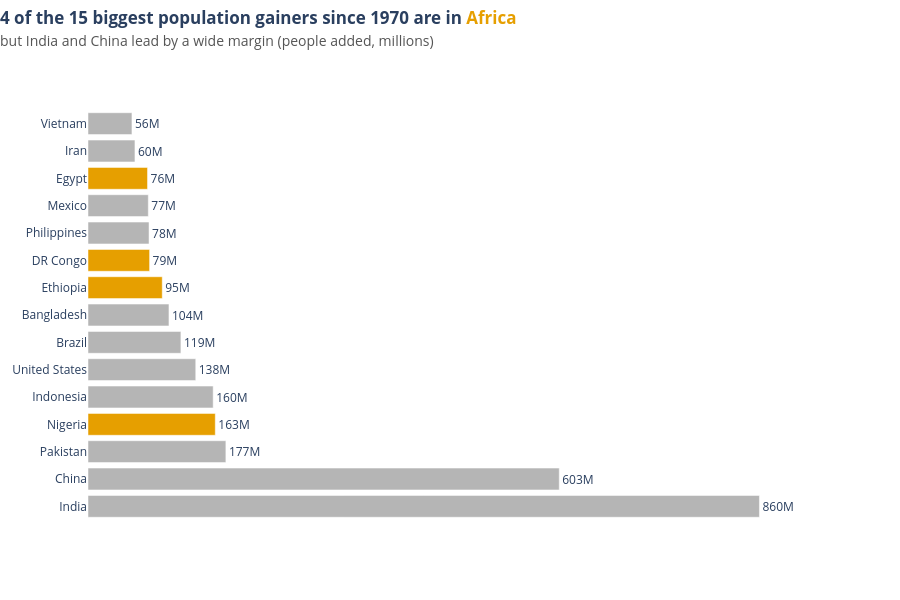

Source (notebook cell):
### Markdown cell above
**Chart choice & justification:** *Which chart did you choose, and why? Justify design choices.

*YOUR ANSWER HERE*

### Code cell
# Q2
# YOUR CODE HERE
# Q2 — sorted bar chart: top-15 population gains 1970 → 2022
d = df_long.assign(Added=(df['2022 Population'] - df['1970 Population']) / 1e6)
top15 = d.nlargest(15, 'Added').sort_values('Added')               # ascending → largest bar on top
top15['Group'] = np.where(top15['Continent'] == 'Africa', 'Africa', 'Other continents')
n_africa = int((top15['Continent'] == 'Africa').sum())

fig = px.bar(top15, x='Added', y='Country', orientation='h', color='Group', text='Added',
             color_discrete_map={'Africa': ACCENT, 'Other continents': GREY},
             category_orders={'Country': top15['Country'].tolist()}, template='plotly_white')
fig.update_traces(texttemplate='%{x:,.0f}M', textposition='outside', cliponaxis=False)
fig.update_layout(title=insight_title(f"{n_africa} of the 15 biggest population gainers since 1970 are in "
                                      f"<span style='color:{ACCENT}'>Africa</span>",
                                      "but India and China lead by a wide margin (people added, millions)"),
                  showlegend=False, yaxis_title=None, height=600, margin=dict(t=110, r=60))
fig.update_xaxes(visible=False, range=[0, top15['Added'].max() * 1.12])
fig.update_yaxes(showgrid=False)
fig.show()

### Figure 1 — Plotly figure (JSON) as saved in the notebook; plotly's stock layout.template omitted (floating-point values rounded to 4 significant figures)
{"data": [{"cliponaxis": false, "hovertemplate": "Group=Other continents<br>Added=%{text}<br>Country=%{y}<extra></extra>", "legendgroup": "Other continents", "marker": {"color": "#B5B5B5", "pattern": {"shape": ""}}, "name": "Other continents", "orientation": "h", "showlegend": true, "text": [56.26, 60.1, 77.21, 78.12, 103.6, 118.9, 138.0, 160.3, 176.5, 603.4, 859.7], "textposition": "outside", "texttemplate": "%{x:,.0f}M", "type": "bar", "x": [56.26, 60.1, 77.21, 78.12, 103.6, 118.9, 138.0, 160.3, 176.5, 603.4, 859.7], "xaxis": "x", "y": ["Vietnam", "Iran", "Mexico", "Philippines", "Bangladesh", "Brazil", "United States", "Indonesia", "Pakistan", "China", "India"], "yaxis": "y"}, {"cliponaxis": false, "hovertemplate": "Group=Africa<br>Added=%{text}<br>Country=%{y}<extra></extra>", "legendgroup": "Africa", "marker": {"color": "#E69F00", "pattern": {"shape": ""}}, "name": "Africa", "orientation": "h", "showlegend": true, "text": [76.21, 78.86, 95.07, 163.0], "textposition": "outside", "texttemplate": "%{x:,.0f}M", "type": "bar", "x": [76.21, 78.86, 95.07, 163.0], "xaxis": "x", "y": ["Egypt", "DR Congo", "Ethiopia", "Nigeria"], "yaxis": "y"}], "layout": {"barmode": "relative", "height": 600, "legend": {"title": {"text": "Group"}, "tracegroupgap": 0}, "margin": {"r": 60, "t": 110}, "showlegend": false, "title": {"text": "<b>4 of the 15 biggest population gainers since 1970 are in <span style='color:#E69F00'>Africa</span></b><br><span style='font-size:14px;color:#555'>but India and China lead by a wide margin (people added, millions)</span>", "x": 0, "xanchor": "left", "y": 0.96, "yanchor": "top"}, "xaxis": {"anchor": "y", "domain": [0, 1], "range": [0, 962.8], "title": {"text": "Added"}, "visible": false}, "yaxis": {"anchor": "x", "categoryarray": ["India", "China", "Pakistan", "Nigeria", "Indonesia", "United States", "Brazil", "Bangladesh", "Ethiopia", "DR Congo", "Philippines", "Mexico", "Egypt", "Iran", "Vietnam"], "categoryorder": "array", "domain": [0, 1], "showgrid": false, "title": {}}}}
